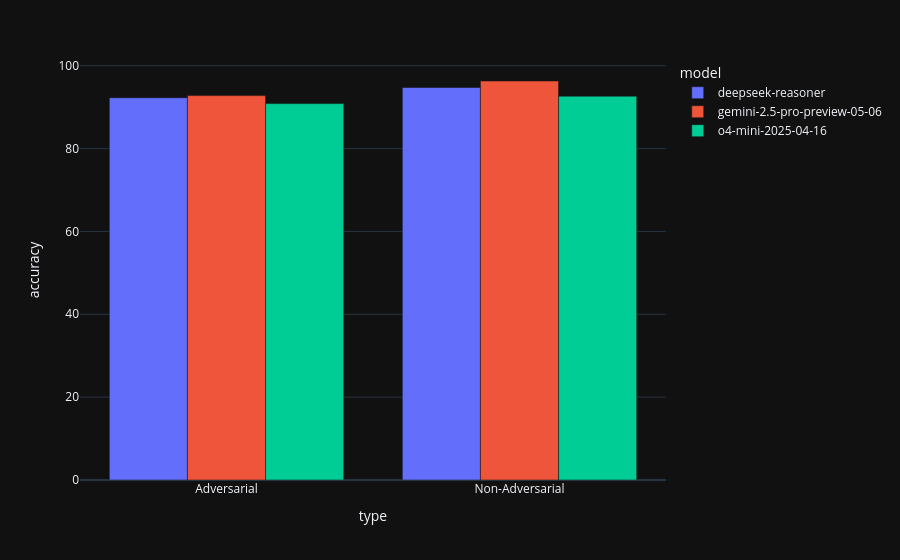

Notebook code cell kept with this figure:
### Markdown cell above
#### Which model is the most accurate on adversarial and non-adversarial questions?

### Code cell
type_model_accuracy = (
    df.groupby(['type', 'model'])['is_correct']
    .mean()
    .mul(100)
    .astype(float)
    .reset_index(name='accuracy')
    .round(2)
)

fig = px.bar(
    type_model_accuracy,
    x='type',
    y='accuracy',
    color='model',
    barmode='group',
)

fig.show()

### Figure 1 — Plotly figure (JSON) as saved in the notebook; plotly's stock layout.template omitted (floating-point values rounded to 4 significant figures)
{"data": [{"alignmentgroup": "True", "hovertemplate": "model=deepseek-reasoner<br>type=%{x}<br>accuracy=%{y}<extra></extra>", "legendgroup": "deepseek-reasoner", "marker": {"color": "#636efa", "pattern": {"shape": ""}}, "name": "deepseek-reasoner", "offsetgroup": "deepseek-reasoner", "orientation": "v", "showlegend": true, "textposition": "auto", "type": "bar", "x": ["Adversarial", "Non-Adversarial"], "xaxis": "x", "y": [92.26, 94.74], "yaxis": "y"}, {"alignmentgroup": "True", "hovertemplate": "model=gemini-2.5-pro-preview-05-06<br>type=%{x}<br>accuracy=%{y}<extra></extra>", "legendgroup": "gemini-2.5-pro-preview-05-06", "marker": {"color": "#EF553B", "pattern": {"shape": ""}}, "name": "gemini-2.5-pro-preview-05-06", "offsetgroup": "gemini-2.5-pro-preview-05-06", "orientation": "v", "showlegend": true, "textposition": "auto", "type": "bar", "x": ["Adversarial", "Non-Adversarial"], "xaxis": "x", "y": [92.78, 96.31], "yaxis": "y"}, {"alignmentgroup": "True", "hovertemplate": "model=o4-mini-2025-04-16<br>type=%{x}<br>accuracy=%{y}<extra></extra>", "legendgroup": "o4-mini-2025-04-16", "marker": {"color": "#00cc96", "pattern": {"shape": ""}}, "name": "o4-mini-2025-04-16", "offsetgroup": "o4-mini-2025-04-16", "orientation": "v", "showlegend": true, "textposition": "auto", "type": "bar", "x": ["Adversarial", "Non-Adversarial"], "xaxis": "x", "y": [90.85, 92.64], "yaxis": "y"}], "layout": {"barmode": "group", "legend": {"title": {"text": "model"}, "tracegroupgap": 0}, "margin": {"t": 60}, "xaxis": {"anchor": "y", "domain": [0, 1], "title": {"text": "type"}}, "yaxis": {"anchor": "x", "domain": [0, 1], "title": {"text": "accuracy"}}}}
